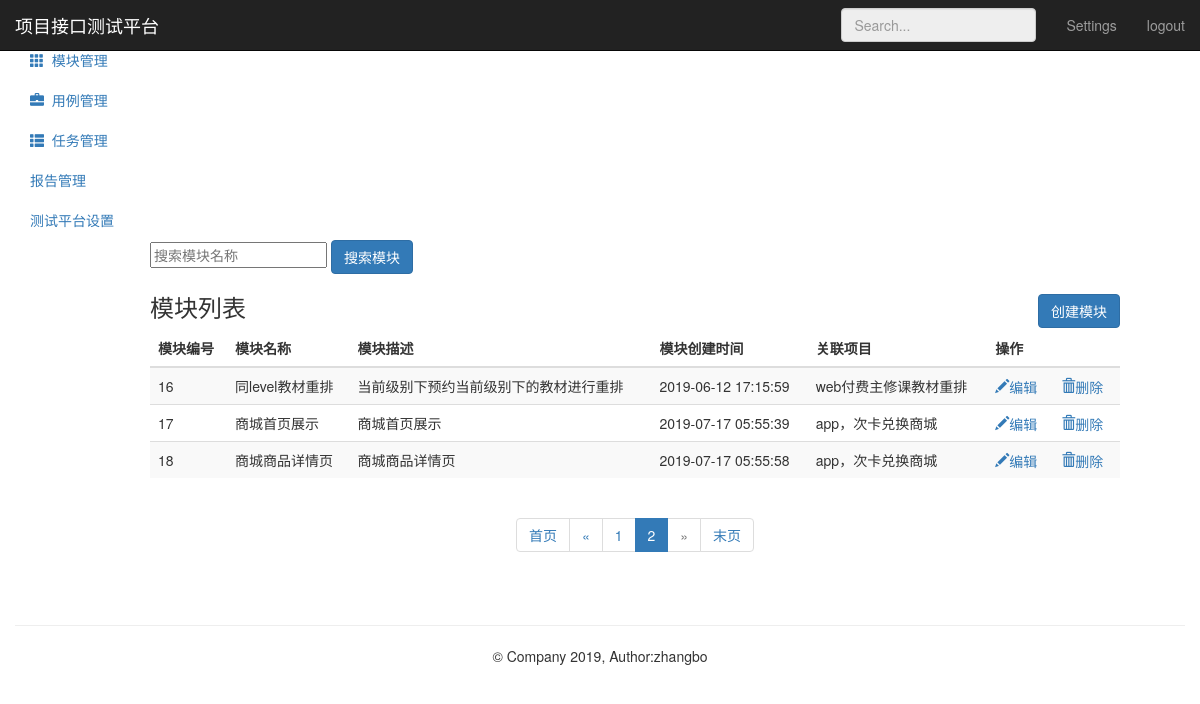
The app's page /module/?page=2 (signed in) with its own data.
### module_app/models.py (models this page shows, shortened)
class Module(models.Model):
      project = models.ForeignKey(Project,on_delete=models.CASCADE)
      name = models.CharField("名称",max_length=50,null=False)
      describe = models.TextField("描述",default="",max_length=50)
      create_time = models.DateTimeField(auto_now_add=True)

### project_app/models.py (models this page shows)
class Project(models.Model):
      name = models.CharField("名称",max_length=50,null=False)
      describe = models.TextField("描述",default="",max_length=50)
      status = models.BooleanField("状态",default=1)
      update_time = models.DateTimeField(auto_now=True)
      create_time = models.DateTimeField(auto_now_add=True)
      def __str__(self):
            return self.name

### module_app/views.py (the view)
# urls.py: path('' ,views.moduel_manage),
@login_required
def moduel_manage(request):
    module_all = Module.objects.all()
    paginator = Paginator(module_all,5)
    paginator_num_pages = paginator.num_pages
    print ("共分：",str(paginator_num_pages)+"页")
    paginator_num_pages_array_ = paginator.page_range
    print ("数组形式表示：",paginator_num_pages_array_)
    page1 = paginator.page(1)
    print ("第一页：",page1)
    page_num = page1.number
    print ("第一页：",page_num)
    page = request.GET.get('page','')
    print ("urlpage传参：",page)
    try:
        contacts = paginator.page(page)
        print ("contacts---------->1",contacts)
    except PageNotAnInteger:
        contacts = paginator.page(1)
        print ("contacts---------->2",contacts)
    except EmptyPage:
        contacts = paginator.page(paginator.num_pages)
        print ("contacts---------->3",contacts)
    print ("第二页索引：",contacts.number)
    print ("第几页：",contacts)
    return render(request,"module.html",{"modules":contacts,
                                         "type":"list",
                                         "page":page,
                                         "page_num":page_num,
                                         "paginator_num_pages":paginator_num_pages,
                                         "paginator_num_pages_array_":paginator_num_pages_array_})

### templates/module.html (shortened to what this page needs)
{% extends "base.html" %}
{% block base %}
<nav class="navbar navbar-inverse navbar-fixed-top" xmlns="http://www.w3.org/1999/html">
        <div class="container-fluid">
            <div class="navbar-header">
                <a class="navbar-brand" href="#">项目接口测试平台</a>
            </div>
            <div id="navbar" class="navbar-collapse collapse">
                <ul class="nav navbar-nav navbar-right">
                    <li><a href="#">Settings</a></li>
                    <li><a href="/logout/">logout</a></li>
                </ul>
                <form class="navbar-form navbar-right">
                    <input type="text" class="form-control" placeholder="Search..."  disabled="disabled">
                </form>
            </div>
        </div>
    </nav>
    <div class="container-fluid">
        <div class="row">
            <div class="col-sm-3 col-md-2 sidebar" style="width:150px;">
                <ul class="nav nav-sidebar">
                    <li>
                        <a href="/project/">
                        </a>
                    </li>
                    <li class="active">
                        <a href="/module/">
                            <i class="glyphicon glyphicon-th"></i>&nbsp;&nbsp;模块管理
                        </a>
                    </li>
                </ul>
                <ul class="nav nav-sidebar">
                    <li>
                       <a href="/testcase/">
                           <i class="glyphicon glyphicon-briefcase"></i>&nbsp;&nbsp;用例管理
                       </a>
                    </li>
                    <li>
                       <a href="/testtask/">
                           <i class="glyphicon glyphicon-th-list"></i>&nbsp;&nbsp;任务管理
                       </a>
                    </li>
                </ul>
                <ul class="nav nav-sidebar">
                    <li><a href="">报告管理</a></li>
                    <li><a href="">测试平台设置</a></li>
                </ul>
            </div>
            <div style="margin-left: 135px;" class="col-sm-9 col-sm-offset-3 col-md-10 col-md-offset-2 main">
                {% if type == "list" %}
                <form class="module" method="get" name="module-page" action="search">
                    <input  type="text" name="search_name" placeholder="搜索模块名称">
                    <button class="btn btn-primary" type="submit">搜索模块</button>
                </form>
                <h3 class="sub-header">模块列表
                    <button class="btn btn-primary" name="submit" style="float:right;"
                            onclick="location.href='/module/add_module/'">创建模块</button>
                </h3>
                <div class="table-responsive">
                    <table class="table table-striped">
                        <thead>
                            <tr>
                                <th>模块编号</th>
                                <th>模块名称</th>
                                <th>模块描述</th>
                                <th>模块创建时间</th>
                                <th>关联项目</th>
                                <th>操作</th>
                            </tr>
                        </thead>
                        <tbody>
                            {% for module in modules %}
                            <tr>
                                  <td>{{ module.id}}</td>
                                  <td>{{ module.name}}</td>
                                  <td>{{ module.describe}}</td>
                                  <td>{{ module.create_time | date:"Y-m-d H:i:s" }}</td>
                                  <td>{{ module.project}}</td>
                                  <td>
                                      <a href="/module/edit_module/{{ module.id }}/">
                                          <i class="glyphicon glyphicon-pencil">编辑</i>
                                      </a>
                                      <a href="/module/delete_module/{{ module.id }}/" style="margin-left:20px;"
                                              onclick="return module_del()">
                                          <i class="glyphicon glyphicon-trash">删除</i>
                                      </a>
                                  </td>
                            </tr>
                            {% endfor %}
                        </tbody>
                    </table>
                </div>
                {% endif %}
                {% if type == "list" %}
                    <div style="text-align: center;">
                       <nav aria-label="Page navigation">
                          <ul class="pagination">
                              {% if modules %}
                                  {% if search_name %}
                                      <li>
                                          <a href="?search_name={{ search_name }}&page={{ page_num }}" aria-label="Previous">
                                              <span aria-hidden="true">首页</span>
                                          </a>
                                      </li>
                                  {% else %}
                                      <li>
                                          <a href="?page={{ page_num }}" aria-label="Previous">
                                              <span aria-hidden="true">首页</span>
                                          </a>
                                      </li>
                                  {% endif %}
                                  {% if modules.has_previous %}
                                      {% if search_name %}
                                          <li>
                                              <a href="?search_name={{ search_name }}&page={{ modules.previous_page_number}}" aria-label="Previous">
                                                  <span aria-hidden="true">&laquo;</span>
                                              </a>
                                          </li>
                                      {% else %}
                                          <li>
                                              <a href="?page={{ modules.previous_page_number}}" aria-label="Previous">
                                                  <span aria-hidden="true">&laquo;</span>
                                              </a>
                                          </li>
                                      {% endif %}
                                  {% else %}
                                      <li class="disabled">
                                              <a href="#" aria-label="Next">
                                                  <span aria-hidden="true">&laquo;</span>
                                              </a>
                                      </li>
                                  {% endif%}
                                  {% for p1 in paginator_num_pages_array_ %}
                                      {% if modules.has_previous %}
                                          {% if search_name %}
                                              {% if p1 == modules.number %}
                                                  <li class="active">
                                                      <a href="?search_name={{ search_name }}&page={{ p1 }}">
                                                          {{ p1 }}
                                                      </a>
                                                  </li>
                                              {% else %}
                                                  <li>
                                                      <a href="?search_name={{ search_name }}&page={{ p1 }}">
                                                          {{ p1 }}
                                                      </a>
                                                  </li>
                                              {% endif %}
                                          {% else %}
                                              {% if p1 == modules.number %}
                                                  <li class="active">
                                                      <a href="?page={{ p1 }}">
                                                          {{ p1 }}
                                                      </a>
                                                  </li>
                                              {% else %}
                                                  <li>
                                                      <a href="?page={{ p1 }}">
                                                          {{ p1 }}
                                                      </a>
                                                  </li>
                                              {% endif %}
                                          {% endif %}
                                      {% endif %}
                                  {% endfor %}
                                  {% if modules.has_next %}
                                      {% if search_name %}
                                          <li>
                                              <a href="?search_name={{ search_name }}&page={{ modules.next_page_number}}" aria-label="Previous">
                                                  <span aria-hidden="true">&raquo;</span>
                                              </a>
                                          </li>
                                      {% else %}
                                          <li>
                                              <a href="?page={{ modules.next_page_number}}" aria-label="Previous">
                                                  <span aria-hidden="true">&raquo;</span>
                                              </a>
                                          </li>
                                      {% endif %}
                                  {% else %}
                                      <li class="disabled">
                                              <a href="#" aria-label="Next">
                                                  <span aria-hidden="true">&raquo;</span>
                                              </a>
                                      </li>
                                  {% endif %}
                                  {% if search_name %}
                                      <li>
                                          <a href="?search_name={{ search_name }}&page={{ paginator_num_pages }}" aria-label="Previous">
                                              <span aria-hidden="true">末页</span>
                                          </a>
                                     </li>
                                  {% else %}
                                      <li>
                                          <a href="?page={{ paginator_num_pages }}" aria-label="Previous">
                                              <span aria-hidden="true">末页</span>
                                          </a>
                                     </li>
                                  {% endif %}
                              {% endif %}
                          </ul>
                       </nav>
                    </div>
                {% endif %}
            </div>
      </div>
    </div>
{% endblock %}

### records on screen
Module: id "16", name "同level教材重排", describe "当前级别下预约当前级别下的教材进行重排", create_time "2019-06-12 17:15:59", project "web付费主修课教材重排"
Module: id "17", name "商城首页展示", describe "商城首页展示", create_time "2019-07-17 05:55:39", project "app，次卡兑换商城"
Module: id "18", name "商城商品详情页", describe "商城商品详情页", create_time "2019-07-17 05:55:58", project "app，次卡兑换商城"

### other values on screen
{{ p1 }} "1"
{{ p1 }} "2"
